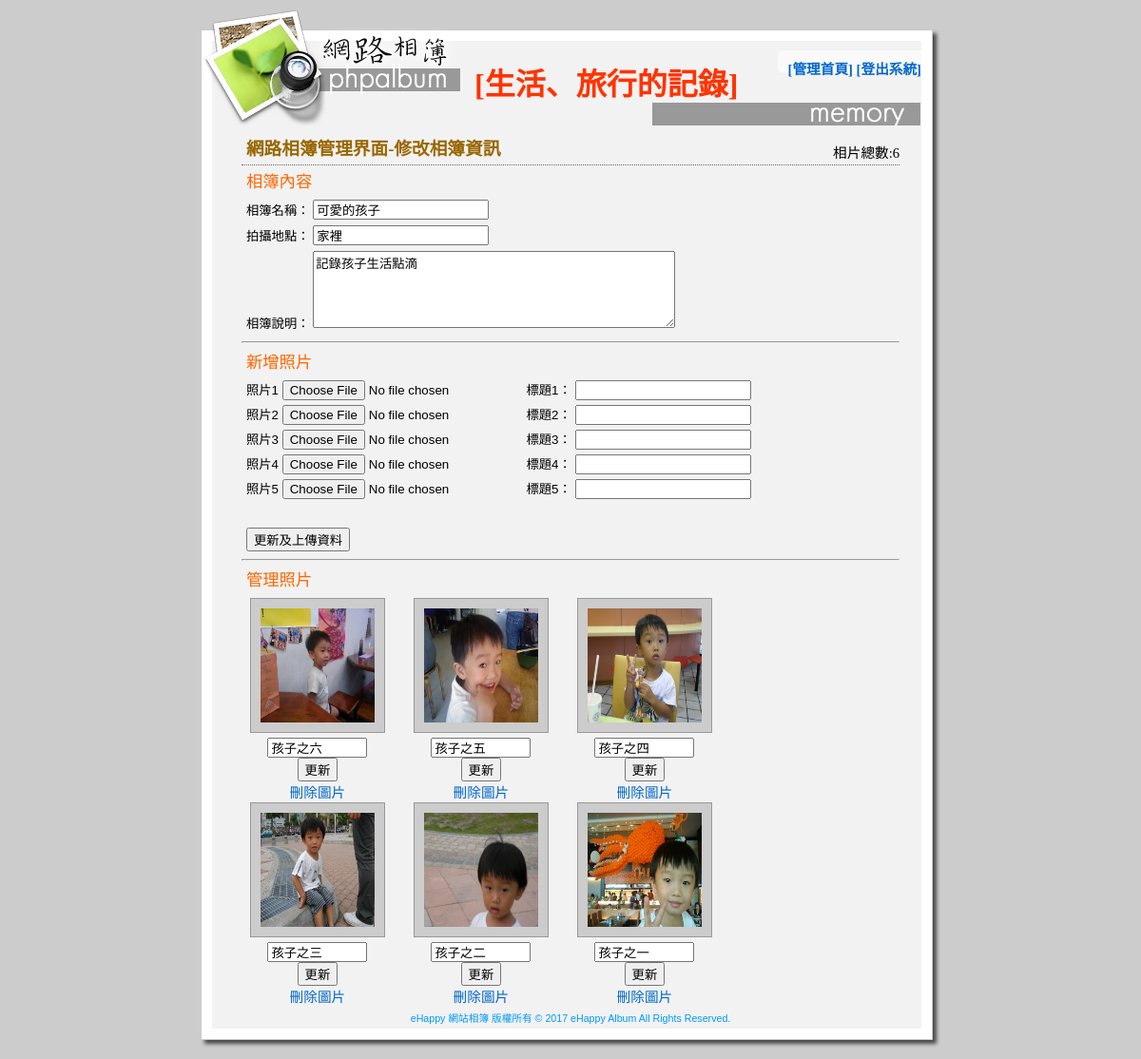
Page /adminfix/1/ on the committed database.
### albumapp/models.py (models this page shows, shortened)
class AlbumModel(models.Model):
    adate = models.DateTimeField(auto_now=True)
    alocation = models.CharField(max_length=200, blank=True, default='')
    atitle = models.CharField(max_length=100, null=False)
    adesc = models.TextField(blank=True, default='')

class PhotoModel(models.Model):
    palbum = models.ForeignKey('AlbumModel', on_delete=models.CASCADE)
    psubject = models.CharField(max_length=100, null=False)
    pdate = models.DateTimeField(auto_now=True)
    purl = models.CharField(max_length=100, null=False)
    phit = models.IntegerField(default=0)

### albumapp/views.py (the view, shortened to what this page needs)
# urls.py: path('adminfix/<int:albumid>/', views.adminfix),
def adminfix(request, albumid=None, photoid=None, deletetype=None):  #相簿維護
    album = models.AlbumModel.objects.get(id=albumid)  #取得指定相簿
    photos = models.PhotoModel.objects.filter(palbum__id=albumid).order_by('-id')
    totalphoto = len(photos)
    return render(request, "adminfix.html", locals())

### templates/adminfix.html (shortened to what this page needs)
{% extends "baseadmin.html" %}
{% load static %}
{% block content %}
  <div class="subjectDiv"> 網路相簿管理界面-修改相簿資訊</div>
    <div class="actionDiv">相片總數:{{totalphoto}} </div>
    <form action="/adminfix/{{album.id}}/999999/" method="POST" name="form1" id="form1" enctype="multipart/form-data">
      <div class="normalDiv">
        <p class="heading">相簿內容</p>
        <p>相簿名稱：
          <input name="album_title" type="text" id="album_title" value="{{album.atitle}}" />
        </p>
        <p>拍攝地點：
          <input name="album_location" type="text" id="album_location" value="{{album.alocation}}" />
        </p>
        <p>相簿說明：
          <textarea name="album_desc" id="album_desc" cols="45" rows="5">{{album.adesc}}</textarea>
        </p>
      </div>
      <hr />
      <div class="normalDiv">
        <p class="heading">新增照片</p>
        <p>照片1
          <input type="file" name="ap_picurl1" id="ap_picurl1">
          標題1：
          <input type="text" name="ap_subject1" id="ap_subject1" /></p>
        <p>照片2
          <input type="file" name="ap_picurl2" id="ap_picurl2">
          標題2：
          <input type="text" name="ap_subject2" id="ap_subject2" /></p>
        <p>照片3
          <input type="file" name="ap_picurl3" id="ap_picurl3">
          標題3：
          <input type="text" name="ap_subject3" id="ap_subject3" /></p>
        <p>照片4
          <input type="file" name="ap_picurl4" id="ap_picurl4">
          標題4：
          <input type="text" name="ap_subject4" id="ap_subject4" /></p>
        <p>照片5
          <input type="file" name="ap_picurl5" id="ap_picurl5">
          標題5：
          <input type="text" name="ap_subject5" id="ap_subject5" /></p>
        <p>&nbsp;</p>
        <p>
          <input type="submit" name="button" id="button" value="更新及上傳資料" />
        </p>
      </div>
    </form>
    <hr />
    <div class="normalDiv">
      <p class="heading">管理照片</p>
      {% for photo in photos %}
        <div class="albumDiv">
          <div class="picDiv"><img src="/media/{{photo.purl}}/" width="120" height="120" border="0" /></div>
          <div class="albuminfo">
            <form action="/adminfix/{{photo.palbum.id}}/{{photo.id}}/update/" method="POST" name="form3" id="form3">
              <input name="ap_subject" type="text" id="ap_subject" value="{{photo.psubject}}" size="10" />
              <input type="submit" name="button3" id="button3" value="更新">
              <br>
              <a href="/adminfix/{{photo.palbum.id}}/{{photo.id}}/delete/" onClick="confirmLink('確定要刪除這張圖片嗎？'); return document.returnValue">刪除圖片</a>
            </form>
            <p><br />
            </p>
          </div>
        </div>
      {% endfor %}
    </div>
{% endblock %}

### static/css/style.css (style rules this page uses)
#mainRegion p { font-family: Verdana, Arial, Helvetica, sans-serif; font-size: 10pt; line-height: 20px; margin-top: 0px; margin-bottom: 5px; }
#mainRegion form { margin: 0px; }
#mainRegion .heading { font-family: "微軟正黑體"; font-size: 13pt; color: #FF6600; line-height: 150%; font-weight: normal; }
#mainRegion .actionDiv { float: right; margin-top: -30px; font-size: 11pt; font-family: "微軟正黑體"; }
a { text-decoration: none; }
a:link { color: #0066CC; }
#mainRegion .picDiv { padding: 10px; background-color: #CCCCCC; height: 120px; width: 120px; border: 1px solid #999999; margin-right: auto; margin-left: auto; margin-bottom: 5px; }
#mainRegion .albumDiv { float: left; height: 210px; width: 150px; text-align: center; margin-right: 22px; margin-bottom: 5px; }
#mainRegion .albumDiv .albuminfo { font-family: "微軟正黑體"; font-size: 11pt; }
#mainRegion .normalDiv { clear: both; margin: 5px; }
#mainRegion .subjectDiv { font-family: "微軟正黑體"; font-size: 14pt; font-weight: bold; color: #996600; padding: 5px; clear: both; border-bottom-width: 1px; border-bottom-style: dotted; border-bottom-color: #666666; margin-bottom: 5px; }

### rows in the picture
AlbumModel: album_title "可愛的孩子", album_location "家裡", album_desc "記錄孩子生活點滴"
PhotoModel: purl (picture), ap_subject "孩子之六"
PhotoModel: purl (picture), ap_subject "孩子之五"
PhotoModel: purl (picture), ap_subject "孩子之四"
PhotoModel: purl (picture), ap_subject "孩子之三"
PhotoModel: purl (picture), ap_subject "孩子之二"
PhotoModel: purl (picture), ap_subject "孩子之一"

### other values in the picture
{{ totalphoto }} "6"
